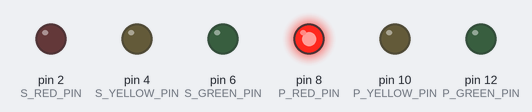
Simulated run of this sketch. Board: Arduino Uno, built with avr-gcc and run on an emulated ATmega328P. Parts: output pins drawn as LEDs (lit = HIGH).

Above: at 0.5 s.
At 1.7 s:
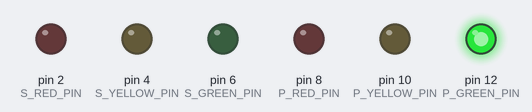
At 2.7 s:
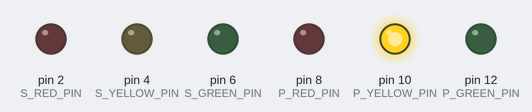
At 3.2 s:
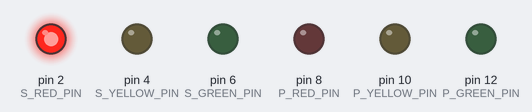
At 3.8 s:
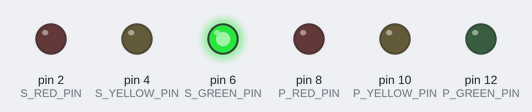
At 4.37 s:
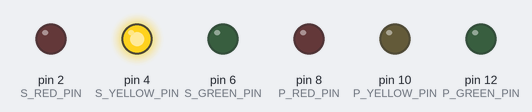
Timing chart, 0 to 5.9 s (numbered marks = the images above):
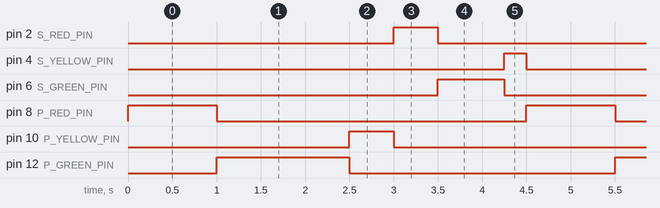

The sketch:

s2.1_dos_semaforos.ino
```cpp
// Pines semáforo principal
#define P_RED_PIN 8
#define P_YELLOW_PIN 10
#define P_GREEN_PIN 12

// Pines semáforo secundario
#define S_RED_PIN 2
#define S_YELLOW_PIN 4
#define S_GREEN_PIN 6

// Tiempos semáforo PRINCIPAL
int P_red_on = 1000;
int P_yellow_on = 500;
int P_green_on = 1500;

// Tiempos semáforo SECUNDARIO
int S_red_on = 500;
int S_yellow_on = 250;
int S_green_on = 750;

void setup() {
  // puertos a los que están conectados los LED - salidas
  pinMode(P_RED_PIN, OUTPUT);
  pinMode(P_YELLOW_PIN, OUTPUT);
  pinMode(P_GREEN_PIN, OUTPUT);
  pinMode(S_RED_PIN, OUTPUT);
  pinMode(S_YELLOW_PIN, OUTPUT);
  pinMode(S_GREEN_PIN, OUTPUT);
}

void loop() {
  // SEMÁFORO DE LA VÍA PRINCIPAL
  //Luz roja
  digitalWrite(P_RED_PIN, HIGH);
  delay(P_red_on);
  digitalWrite(P_RED_PIN, LOW);
  //Luz verde
  digitalWrite(P_GREEN_PIN, HIGH);
  delay(P_green_on);
  digitalWrite(P_GREEN_PIN, LOW);
  //Luz amarilla
  digitalWrite(P_YELLOW_PIN, HIGH);
  delay(P_yellow_on);
  digitalWrite(P_YELLOW_PIN, LOW);

  // SEMÁFORO DE LA VÍA SECUNDARIA
  //Luz roja
  digitalWrite(S_RED_PIN, HIGH);
  delay(S_red_on);
  digitalWrite(S_RED_PIN, LOW);
  //Luz verde
  digitalWrite(S_GREEN_PIN, HIGH);
  delay(S_green_on);
  digitalWrite(S_GREEN_PIN, LOW);
  //Luz amarilla
  digitalWrite(S_YELLOW_PIN, HIGH);
  delay(S_yellow_on);
  digitalWrite(S_YELLOW_PIN, LOW);
}
```

Measured:
- by itself, pin 2 (S_RED_PIN), pin 10 (P_YELLOW_PIN): alternates HIGH for 0.50 s and LOW for 4.0 s
- by itself, pin 4 (S_YELLOW_PIN): alternates HIGH for 0.25 s and LOW for 4.3 s
- by itself, pin 6 (S_GREEN_PIN): alternates HIGH for 0.75 s and LOW for 3.8 s
- by itself, pin 8 (P_RED_PIN): alternates HIGH for 1.0 s and LOW for 3.5 s
- by itself, pin 12 (P_GREEN_PIN): alternates HIGH for 1.5 s and LOW for 3.0 s
